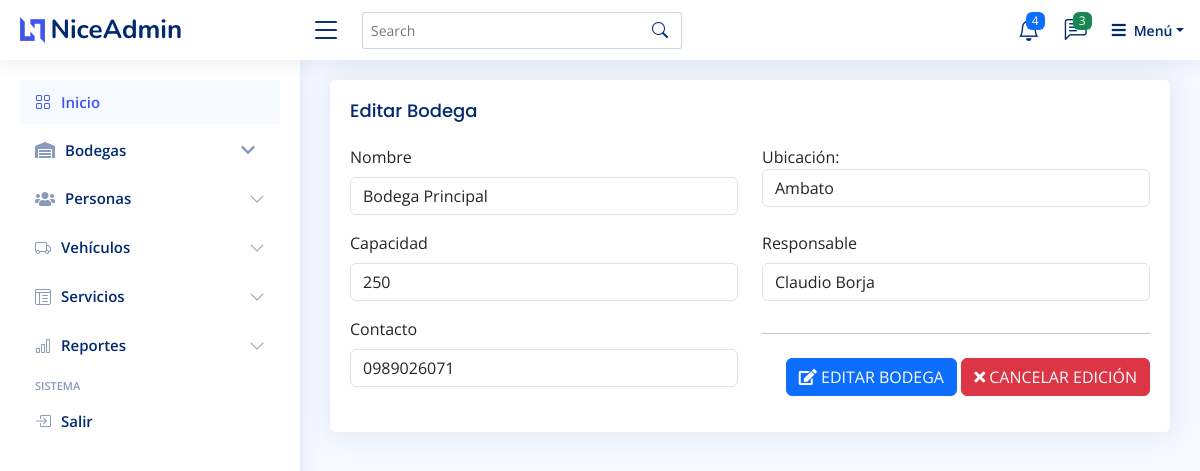
/app/?p=editar_bodega&id=9 (signed in), run on the app's committed database.
### tables this page shows
CREATE TABLE `bodegas` (
  `id_bodega` int(11) NOT NULL,
  `nombre` varchar(200) NOT NULL,
  `ubicacion` varchar(200) NOT NULL,
  `capacidad` varchar(5) NOT NULL,
  `disponibilidad` varchar(5) NOT NULL,
  `responsable` varchar(100) NOT NULL,
  `contacto` varchar(10) NOT NULL
);

### app/editar_bodega.php (the view, shortened to what this page needs)
<?php
include_once 'conexion.php';
if(isset($_GET['id'])){
    $id = $_GET['id'];
    $sql = "SELECT * FROM bodegas WHERE id_bodega = ?";
    $query = $pdo->prepare($sql);
    $query->execute(array($id));
    $resultado = $query->fetch();
}
?>
<main id="main" class="main">
    <section class="section">
        <div class="row">
            <div class="col-lg-12">
                <div class="card">
                    <div class="card-body">
                        <h5 class="card-title">Editar Bodega</h5>
                        <form action="?p=editar_bodega" method="post">
                            <div class="row">
                                <div class="col-md-6 mb-3">
                                    <label for="nombre" class="form-label">Nombre</label>
                                    <input type="text" class="form-control" id="nombre" name="nombre"
                                        value="<?php echo $resultado['nombre']; ?>">
                                </div>
                                <div class="col-md-6 mb-3">
                                    <label for="ubicacion">Ubicación:</label>
                                    <select class="form-control select2" id="ubicacion" name="ubicacion" required>
                                        <?php
                                            $sql = "SELECT * FROM ubicaciones WHERE estado = 1 order by canton asc";
                                            $result = $pdo->query($sql);
                                            if ($result->rowCount() > 0) {
                                                while($row = $result->fetch()) {
                                                echo "<option value='".$row['canton']."'>".$row['canton']."</option>";
                                                }
                                            }
                                        ?>
                                    </select>
                                </div>
                            </div>
                            <div class="row">
                                <div class="col-md-6 mb-3">
                                    <label for="capacidad" class="form-label">Capacidad</label>
                                    <input type="number" class="form-control" id="capacidad" name="capacidad"
                                        value="<?php echo $resultado['capacidad']; ?>">
                                </div>
                                <div class="col-md-6 mb-3">
                                    <label for="responsable" class="form-label">Responsable</label>
                                    <input type="text" class="form-control" id="responsable" name="responsable"
                                        value="<?php echo $resultado['responsable']; ?>">
                                </div>
                            </div>
                            <div class="row">
                                <div class="col-md-6 mb-3">
                                    <label for="contacto" class="form-label ">Contacto</label>
                                    <input type="text" class="form-control" id="contacto" name="contacto"
                                        value="<?php echo $resultado['contacto']; ?>">
                                </div>
                                <div class="col-md-6 mb-3 text-end">
                                    <hr class="mb-4">
                                    <button type="submit" class="btn btn-primary">
                                        <i class="fas fa-edit"></i> EDITAR BODEGA
                                    </button>
                                    <a href="?p=bodegas" class="btn btn-danger">
                                        <i class="fas fa-times"></i> CANCELAR EDICIÓN </a>
                                </div>
                            </div>
                        </form>
                    </div>
                </div>
            </div>
        </div>
    </section>
</main>

### app/assets/css/style.css (style rules this page uses)
:root { scroll-behavior: smooth; }
body { font-family: "Open Sans", sans-serif; background: #f6f9ff; color: #444444; }
a { color: #4154f1; text-decoration: none; }
h1, h2, h3, h4, h5, h6 { font-family: "Nunito", sans-serif; }
#main { margin-top: 60px; padding: 20px 30px; transition: all 0.3s; }
.card { margin-bottom: 30px; border: none; border-radius: 5px; box-shadow: 0px 0 30px rgba(1, 41, 112, 0.1); }
.card-title { padding: 20px 0 15px 0; font-size: 18px; font-weight: 500; color: #012970; font-family: "Poppins", sans-serif; }
.card-body { padding: 0 20px 20px 20px; }
@media (min-width: 1200px) { #main, #footer { margin-left: 300px; } }

### data on the page
bodegas: nombre "Bodega Principal", capacidad "250", responsable "Claudio Borja", contacto "0989026071"

### other printed values
form field ubicacion "Ambato"
